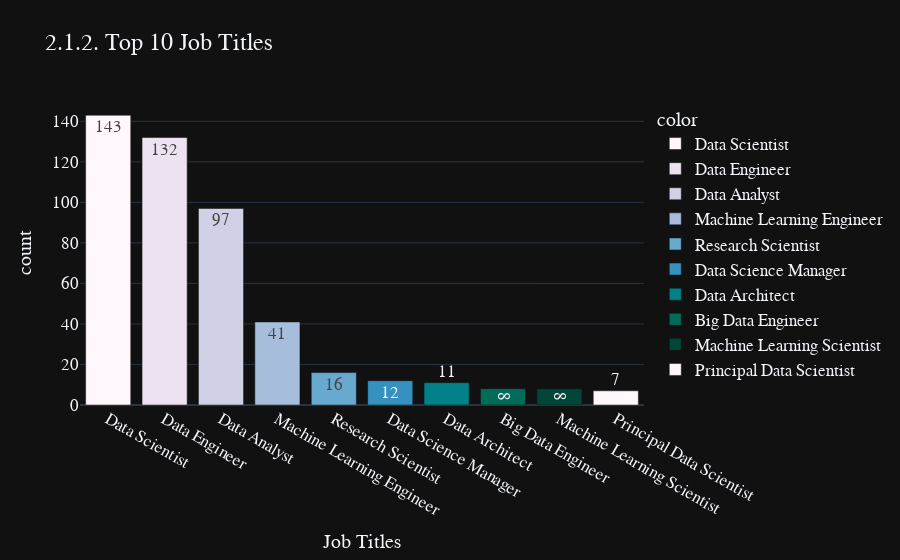

The notebook cell saved with this chart:
### Code cell
top10_job_title = sl_df['job_title'].value_counts()[:10]
fig = px.bar(y=top10_job_title.values, 
             x=top10_job_title.index, 
             color = top10_job_title.index,
             color_discrete_sequence=px.colors.sequential.PuBuGn,
             text=top10_job_title.values,
             title= '2.1.2. Top 10 Job Titles',
             template= 'plotly_dark')
fig.update_layout(
    xaxis_title="Job Titles",
    yaxis_title="count",
    font = dict(size=17,family="Franklin Gothic"))
fig.show()

### Figure 1 — Plotly figure (JSON) as saved in the notebook; plotly's stock layout.template omitted (floating-point values rounded to 4 significant figures)
{"data": [{"alignmentgroup": "True", "hovertemplate": "color=Data Scientist<br>x=%{x}<br>y=%{y}<br>text=%{text}<extra></extra>", "legendgroup": "Data Scientist", "marker": {"color": "rgb(255,247,251)", "pattern": {"shape": ""}}, "name": "Data Scientist", "offsetgroup": "Data Scientist", "orientation": "v", "showlegend": true, "text": [143], "textposition": "auto", "x": ["Data Scientist"], "xaxis": "x", "y": [143], "yaxis": "y", "type": "bar"}, {"alignmentgroup": "True", "hovertemplate": "color=Data Engineer<br>x=%{x}<br>y=%{y}<br>text=%{text}<extra></extra>", "legendgroup": "Data Engineer", "marker": {"color": "rgb(236,226,240)", "pattern": {"shape": ""}}, "name": "Data Engineer", "offsetgroup": "Data Engineer", "orientation": "v", "showlegend": true, "text": [132], "textposition": "auto", "x": ["Data Engineer"], "xaxis": "x", "y": [132], "yaxis": "y", "type": "bar"}, {"alignmentgroup": "True", "hovertemplate": "color=Data Analyst<br>x=%{x}<br>y=%{y}<br>text=%{text}<extra></extra>", "legendgroup": "Data Analyst", "marker": {"color": "rgb(208,209,230)", "pattern": {"shape": ""}}, "name": "Data Analyst", "offsetgroup": "Data Analyst", "orientation": "v", "showlegend": true, "text": [97], "textposition": "auto", "x": ["Data Analyst"], "xaxis": "x", "y": [97], "yaxis": "y", "type": "bar"}, {"alignmentgroup": "True", "hovertemplate": "color=Machine Learning Engineer<br>x=%{x}<br>y=%{y}<br>text=%{text}<extra></extra>", "legendgroup": "Machine Learning Engineer", "marker": {"color": "rgb(166,189,219)", "pattern": {"shape": ""}}, "name": "Machine Learning Engineer", "offsetgroup": "Machine Learning Engineer", "orientation": "v", "showlegend": true, "text": [41], "textposition": "auto", "x": ["Machine Learning Engineer"], "xaxis": "x", "y": [41], "yaxis": "y", "type": "bar"}, {"alignmentgroup": "True", "hovertemplate": "color=Research Scientist<br>x=%{x}<br>y=%{y}<br>text=%{text}<extra></extra>", "legendgroup": "Research Scientist", "marker": {"color": "rgb(103,169,207)", "pattern": {"shape": ""}}, "name": "Research Scientist", "offsetgroup": "Research Scientist", "orientation": "v", "showlegend": true, "text": [16], "textposition": "auto", "x": ["Research Scientist"], "xaxis": "x", "y": [16], "yaxis": "y", "type": "bar"}, {"alignmentgroup": "True", "hovertemplate": "color=Data Science Manager<br>x=%{x}<br>y=%{y}<br>text=%{text}<extra></extra>", "legendgroup": "Data Science Manager", "marker": {"color": "rgb(54,144,192)", "pattern": {"shape": ""}}, "name": "Data Science Manager", "offsetgroup": "Data Science Manager", "orientation": "v", "showlegend": true, "text": [12], "textposition": "auto", "x": ["Data Science Manager"], "xaxis": "x", "y": [12], "yaxis": "y", "type": "bar"}, {"alignmentgroup": "True", "hovertemplate": "color=Data Architect<br>x=%{x}<br>y=%{y}<br>text=%{text}<extra></extra>", "legendgroup": "Data Architect", "marker": {"color": "rgb(2,129,138)", "pattern": {"shape": ""}}, "name": "Data Architect", "offsetgroup": "Data Architect", "orientation": "v", "showlegend": true, "text": [11], "textposition": "auto", "x": ["Data Architect"], "xaxis": "x", "y": [11], "yaxis": "y", "type": "bar"}, {"alignmentgroup": "True", "hovertemplate": "color=Big Data Engineer<br>x=%{x}<br>y=%{y}<br>text=%{text}<extra></extra>", "legendgroup": "Big Data Engineer", "marker": {"color": "rgb(1,108,89)", "pattern": {"shape": ""}}, "name": "Big Data Engineer", "offsetgroup": "Big Data Engineer", "orientation": "v", "showlegend": true, "text": [8], "textposition": "auto", "x": ["Big Data Engineer"], "xaxis": "x", "y": [8], "yaxis": "y", "type": "bar"}, {"alignmentgroup": "True", "hovertemplate": "color=Machine Learning Scientist<br>x=%{x}<br>y=%{y}<br>text=%{text}<extra></extra>", "legendgroup": "Machine Learning Scientist", "marker": {"color": "rgb(1,70,54)", "pattern": {"shape": ""}}, "name": "Machine Learning Scientist", "offsetgroup": "Machine Learning Scientist", "orientation": "v", "showlegend": true, "text": [8], "textposition": "auto", "x": ["Machine Learning Scientist"], "xaxis": "x", "y": [8], "yaxis": "y", "type": "bar"}, {"alignmentgroup": "True", "hovertemplate": "color=Principal Data Scientist<br>x=%{x}<br>y=%{y}<br>text=%{text}<extra></extra>", "legendgroup": "Principal Data Scientist", "marker": {"color": "rgb(255,247,251)", "pattern": {"shape": ""}}, "name": "Principal Data Scientist", "offsetgroup": "Principal Data Scientist", "orientation": "v", "showlegend": true, "text": [7], "textposition": "auto", "x": ["Principal Data Scientist"], "xaxis": "x", "y": [7], "yaxis": "y", "type": "bar"}], "layout": {"xaxis": {"anchor": "y", "domain": [0, 1], "title": {"text": "Job Titles"}}, "yaxis": {"anchor": "x", "domain": [0, 1], "title": {"text": "count"}}, "legend": {"title": {"text": "color"}, "tracegroupgap": 0}, "title": {"text": "2.1.2. Top 10 Job Titles"}, "barmode": "relative", "font": {"size": 17, "family": "Franklin Gothic"}}}
